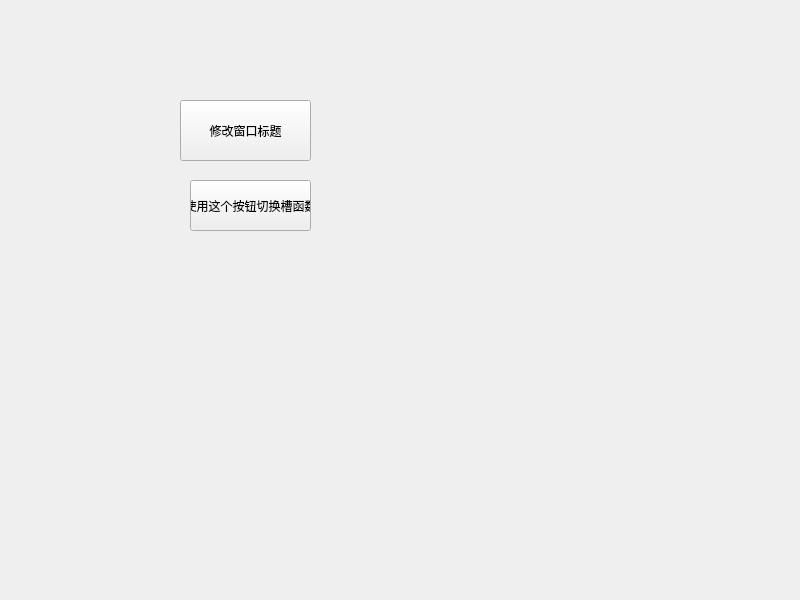
<?xml version="1.0" encoding="UTF-8"?>
<ui version="4.0">
 <class>Widget</class>
 <widget class="QWidget" name="Widget">
  <property name="geometry">
   <rect>
    <x>0</x>
    <y>0</y>
    <width>800</width>
    <height>600</height>
   </rect>
  </property>
  <property name="windowTitle">
   <string>Widget</string>
  </property>
  <widget class="QPushButton" name="pushButton">
   <property name="geometry">
    <rect>
     <x>180</x>
     <y>100</y>
     <width>131</width>
     <height>61</height>
    </rect>
   </property>
   <property name="text">
    <string>修改窗口标题</string>
   </property>
  </widget>
  <widget class="QPushButton" name="pushButton_2">
   <property name="geometry">
    <rect>
     <x>190</x>
     <y>180</y>
     <width>121</width>
     <height>51</height>
    </rect>
   </property>
   <property name="text">
    <string>使用这个按钮切换槽函数</string>
   </property>
  </widget>
 </widget>
 <resources/>
 <connections/>
</ui>
